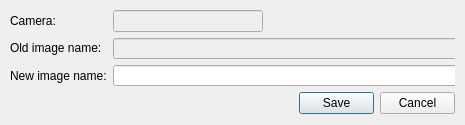
<?xml version="1.0" encoding="UTF-8"?>
<ui version="4.0">
 <class>ChangeDialog</class>
 <widget class="QDialog" name="ChangeDialog">
  <property name="geometry">
   <rect>
    <x>0</x>
    <y>0</y>
    <width>465</width>
    <height>125</height>
   </rect>
  </property>
  <property name="sizePolicy">
   <sizepolicy hsizetype="Fixed" vsizetype="Preferred">
    <horstretch>0</horstretch>
    <verstretch>0</verstretch>
   </sizepolicy>
  </property>
  <property name="minimumSize">
   <size>
    <width>465</width>
    <height>125</height>
   </size>
  </property>
  <property name="maximumSize">
   <size>
    <width>465</width>
    <height>125</height>
   </size>
  </property>
  <property name="windowTitle">
   <string>Change image name...</string>
  </property>
  <widget class="QDialogButtonBox" name="buttonBox">
   <property name="geometry">
    <rect>
     <x>299</x>
     <y>92</y>
     <width>156</width>
     <height>23</height>
    </rect>
   </property>
   <property name="orientation">
    <enum>Qt::Horizontal</enum>
   </property>
   <property name="standardButtons">
    <set>QDialogButtonBox::Cancel|QDialogButtonBox::Save</set>
   </property>
  </widget>
  <widget class="QWidget" name="layoutWidget">
   <property name="geometry">
    <rect>
     <x>10</x>
     <y>10</y>
     <width>445</width>
     <height>76</height>
    </rect>
   </property>
   <layout class="QGridLayout" name="gridLayout">
    <item row="0" column="0">
     <widget class="QLabel" name="label_3">
      <property name="text">
       <string>Camera:</string>
      </property>
     </widget>
    </item>
    <item row="0" column="1" rowspan="3">
     <layout class="QVBoxLayout" name="verticalLayout">
      <item>
       <widget class="QLineEdit" name="line_cam_id">
        <property name="enabled">
         <bool>false</bool>
        </property>
        <property name="sizePolicy">
         <sizepolicy hsizetype="Fixed" vsizetype="Fixed">
          <horstretch>0</horstretch>
          <verstretch>0</verstretch>
         </sizepolicy>
        </property>
        <property name="minimumSize">
         <size>
          <width>150</width>
          <height>0</height>
         </size>
        </property>
        <property name="maximumSize">
         <size>
          <width>100</width>
          <height>16777215</height>
         </size>
        </property>
        <property name="readOnly">
         <bool>true</bool>
        </property>
       </widget>
      </item>
      <item>
       <widget class="QLineEdit" name="line_old">
        <property name="enabled">
         <bool>false</bool>
        </property>
        <property name="sizePolicy">
         <sizepolicy hsizetype="Expanding" vsizetype="Fixed">
          <horstretch>0</horstretch>
          <verstretch>0</verstretch>
         </sizepolicy>
        </property>
        <property name="minimumSize">
         <size>
          <width>350</width>
          <height>20</height>
         </size>
        </property>
        <property name="maximumSize">
         <size>
          <width>350</width>
          <height>16777215</height>
         </size>
        </property>
        <property name="readOnly">
         <bool>true</bool>
        </property>
       </widget>
      </item>
      <item>
       <widget class="QLineEdit" name="line_new">
        <property name="minimumSize">
         <size>
          <width>350</width>
          <height>20</height>
         </size>
        </property>
        <property name="maximumSize">
         <size>
          <width>350</width>
          <height>300</height>
         </size>
        </property>
       </widget>
      </item>
     </layout>
    </item>
    <item row="1" column="0">
     <widget class="QLabel" name="label">
      <property name="text">
       <string>Old image name:</string>
      </property>
     </widget>
    </item>
    <item row="2" column="0">
     <widget class="QLabel" name="label_2">
      <property name="sizePolicy">
       <sizepolicy hsizetype="Fixed" vsizetype="Preferred">
        <horstretch>0</horstretch>
        <verstretch>0</verstretch>
       </sizepolicy>
      </property>
      <property name="maximumSize">
       <size>
        <width>100</width>
        <height>16777215</height>
       </size>
      </property>
      <property name="text">
       <string>New image name:</string>
      </property>
     </widget>
    </item>
   </layout>
  </widget>
 </widget>
 <resources/>
 <connections>
  <connection>
   <sender>buttonBox</sender>
   <signal>accepted()</signal>
   <receiver>ChangeDialog</receiver>
   <slot>accept()</slot>
   <hints>
    <hint type="sourcelabel">
     <x>248</x>
     <y>254</y>
    </hint>
    <hint type="destinationlabel">
     <x>157</x>
     <y>274</y>
    </hint>
   </hints>
  </connection>
  <connection>
   <sender>buttonBox</sender>
   <signal>rejected()</signal>
   <receiver>ChangeDialog</receiver>
   <slot>reject()</slot>
   <hints>
    <hint type="sourcelabel">
     <x>316</x>
     <y>260</y>
    </hint>
    <hint type="destinationlabel">
     <x>286</x>
     <y>274</y>
    </hint>
   </hints>
  </connection>
 </connections>
</ui>
